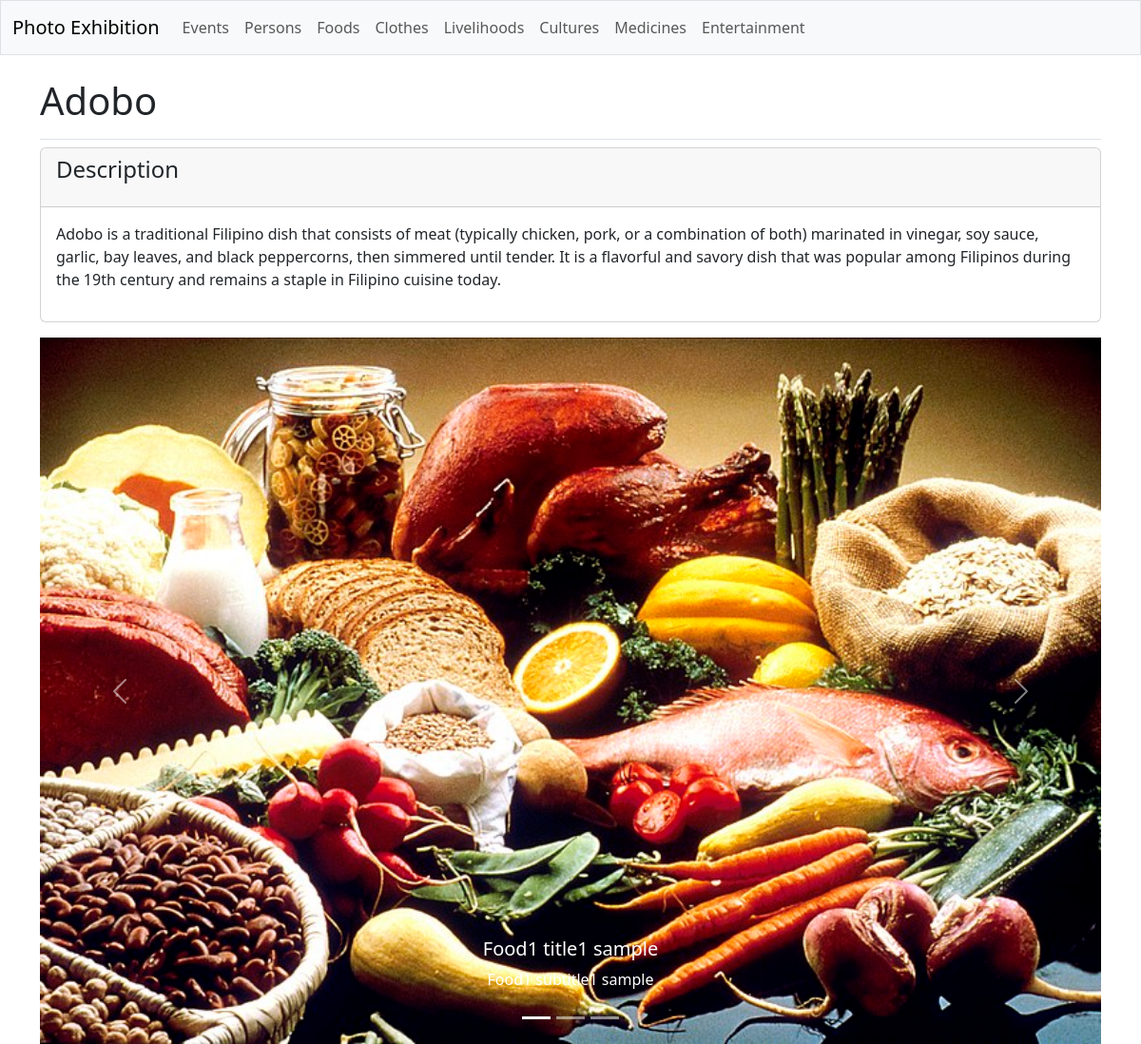
The page /galleries/foods/1/ on the database as committed earlier.
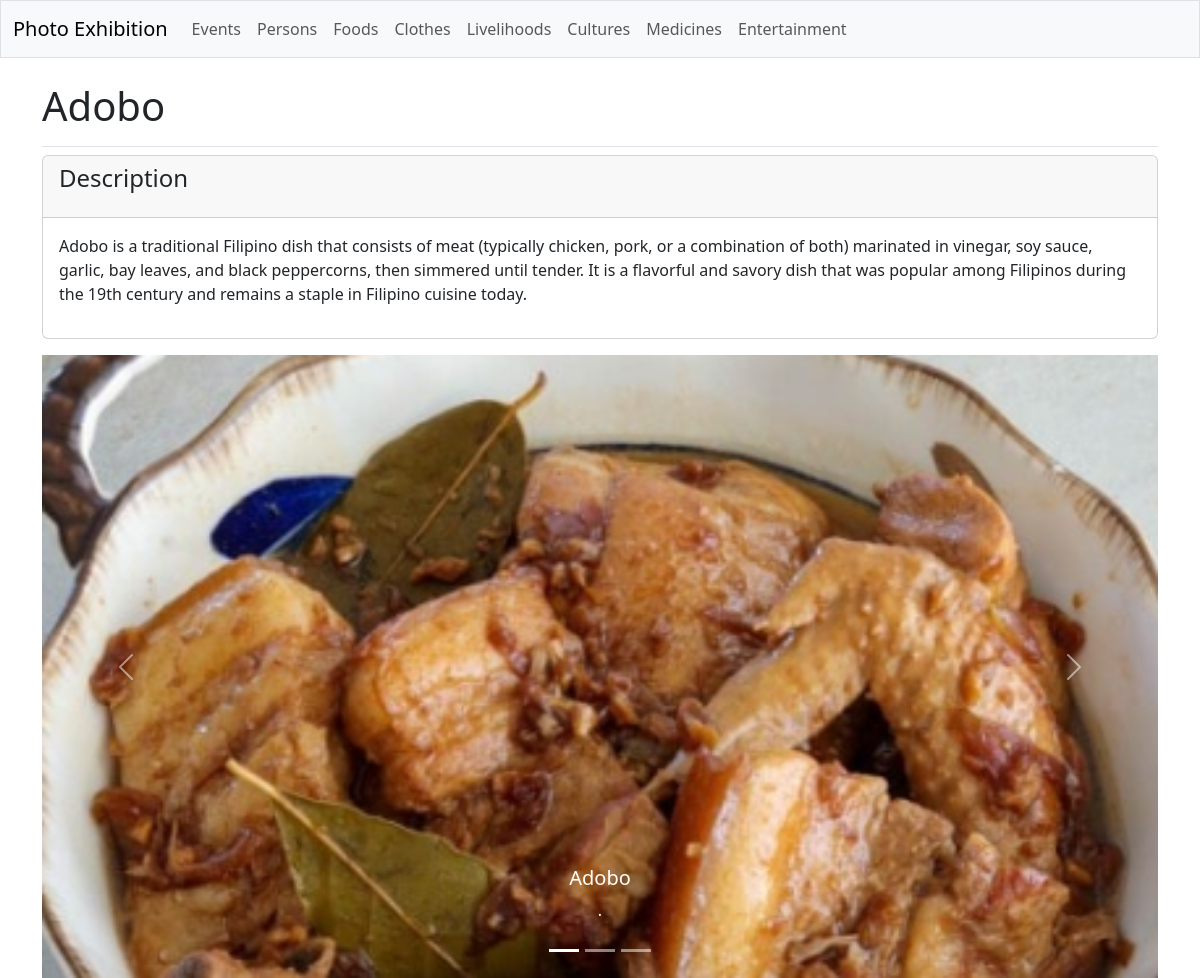
The same page on the database as committed later.
### galleries/models.py (models this page shows, shortened)
class Food(models.Model):
    food_text = models.CharField(max_length=200)

class FoodDetail(models.Model):
    food = models.ForeignKey(Food, on_delete=models.CASCADE)
    food_subtext = models.TextField()

class FoodImage(models.Model):
    food = models.ForeignKey(Food, on_delete=models.CASCADE)
    image = models.ImageField(upload_to='foods/')
    title = models.CharField(max_length=150)
    sub_title = models.CharField(max_length=100)

### galleries/views.py (the view)
# urls.py: path('foods/<int:food_id>/', views.food_detail, name='food_detail'),
def food_detail(request, food_id):
    food = Food.objects.get(id=food_id)
    images = FoodImage.objects.filter(food=food)
    food_details = food.fooddetail_set.all()
    context = {'food': food, 'food_details': food_details, 'images': images}
    return render(request, 'galleries/food_detail.html', context)

### galleries/templates/galleries/food_detail.html (shortened to what this page needs)
{% extends 'galleries/base.html' %}
{% block page_header %}
  <h1>{{ food.food_text }}</h1>
{% endblock page_header %}
{% block content %}
  {% for food_detail in food_details %}
    <div class="card mb-3">
      <h4 class="card-header">
        <p>Description</p>
      </h4>
      <div class="card-body">{{ food_detail.food_subtext|linebreaks }}</div>
    </div>
  {% empty %}
    <p>There are no details for this food yet.</p>
  {% endfor %}
  <div id="carouselExampleCaptions" class="carousel slide">
    <div class="carousel-indicators">
      <button type="button" data-bs-target="#carouselExampleCaptions" data-bs-slide-to="0" class="active" aria-current="true" aria-label="Slide 1"></button>
      <button type="button" data-bs-target="#carouselExampleCaptions" data-bs-slide-to="1" aria-label="Slide 2"></button>
      <button type="button" data-bs-target="#carouselExampleCaptions" data-bs-slide-to="2" aria-label="Slide 3"></button>
    </div>
    <div class="carousel-inner">
      {% for image in images %}
        <div class="carousel-item {% if forloop.counter0 == 0 %}active{% endif %}">
          <img src="{{ image.image.url }}" class="d-block w-100" alt="...">
          <div class="carousel-caption d-none d-md-block">
            <h5>{{ image.title }}</h5>
            <p>{{ image.sub_title }}</p>
          </div>
        </div>
      {% endfor %}
    </div>
    <button class="carousel-control-prev" type="button" data-bs-target="#carouselExampleCaptions" data-bs-slide="prev">
      <span class="carousel-control-prev-icon" aria-hidden="true"></span>
    </button>
    <button class="carousel-control-next" type="button" data-bs-target="#carouselExampleCaptions" data-bs-slide="next">
      <span class="carousel-control-next-icon" aria-hidden="true"></span>
    </button>
  </div>
{% endblock content %}

### galleries/templates/galleries/base.html (shortened to what this page needs)
<!doctype html>
<html lang="en">
<head>
    {% load django_bootstrap5 %}
    {% bootstrap_css %}
</head>
<body>
    <nav class="navbar navbar-expand-md navbar-light bg-light mb-4 border">
    <div class="container-fluid">
        <a class="navbar-brand" href="{% url 'galleries:index' %}">
            Photo Exhibition</a>
        <div class="collapse navbar-collapse" id="navbarCollapse">
        <ul class="navbar-nav me-auto mb-2 mb-md-0">
            <li class="nav-item">
            <a class="nav-link" href="{% url 'galleries:events' %}">
                Events</a></li>
            <li class="nav-item">
            <a class="nav-link" href="{% url 'galleries:persons' %}">
                Persons</a></li>
            <a class="nav-link" href="{% url 'galleries:foods' %}">
                Foods</a></li>
            <a class="nav-link" href="{% url 'galleries:clothes' %}">
                Clothes</a></li>
            <a class="nav-link" href="{% url 'galleries:livelihoods' %}">
                Livelihoods</a></li>
            <a class="nav-link" href="{% url 'galleries:cultures' %}">
                Cultures</a></li>
            <a class="nav-link" href="{% url 'galleries:medicines' %}">
                Medicines</a></li>
            <a class="nav-link" href="{% url 'galleries:inventions' %}">
                Entertainment</a></li>
        </ul>
        </div>
    </div>
    </nav>
    <main class="container">
    <div class="pb-2 mb-2 border-bottom">
        {% block page_header %}{% endblock page_header %}
    </div>
    <div>
        {% block content %}{% endblock content %}
    </div>
    </main>
</body>
</html>

Rows that differ between the two databases and show on the page:
removed FoodImage: image (picture), title "Food1 title1 sample", sub_title "Food1 subtitle1 sample"
added FoodImage: image (picture), title "Adobo", sub_title "."
